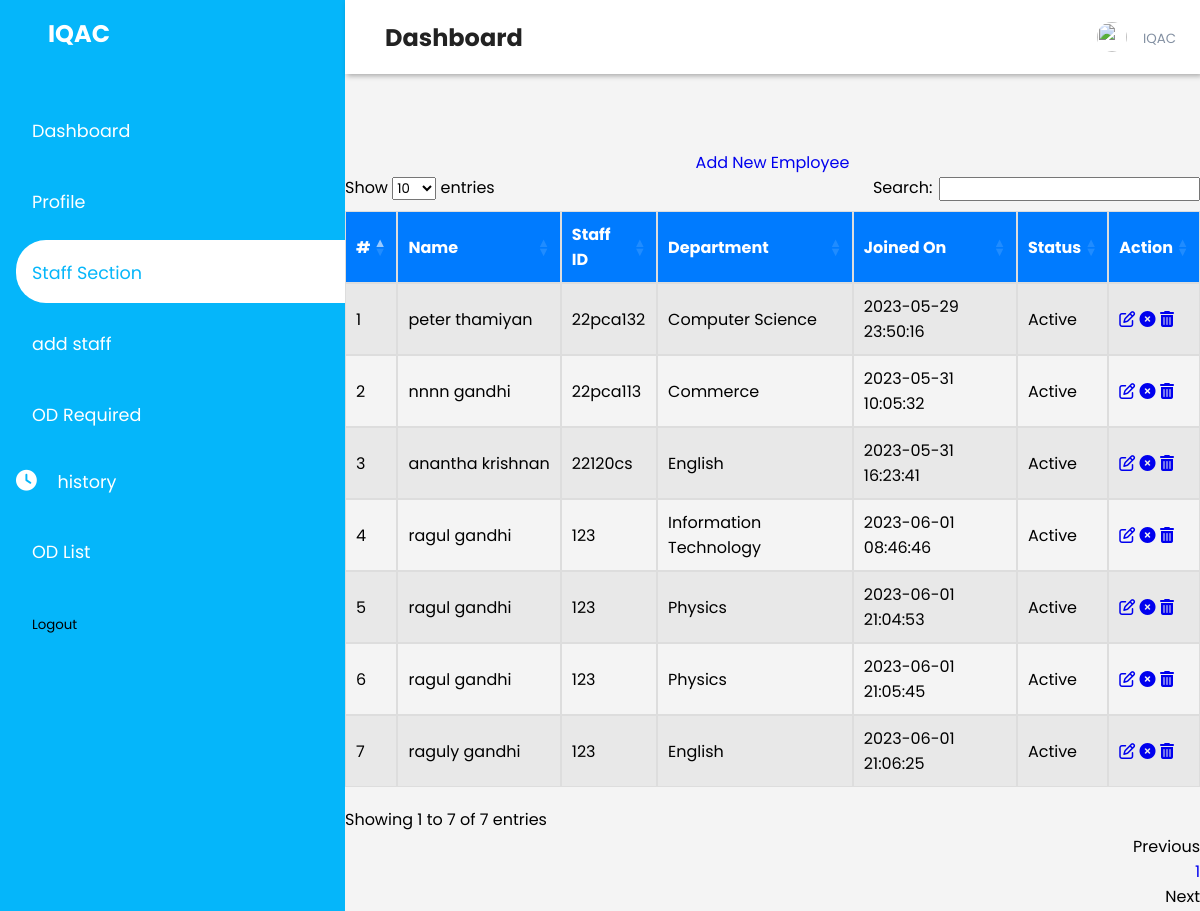
Page /IQAC/employees.php on the committed database.
### tables this page shows
CREATE TABLE `tblemployees` (
  `id` int(11) NOT NULL,
  `EmpId` varchar(150) NOT NULL,
  `FirstName` varchar(150) NOT NULL,
  `LastName` varchar(150) NOT NULL,
  `EmailId` varchar(150) NOT NULL,
  `Password` varchar(150) NOT NULL,
  `Gender` varchar(100) NOT NULL,
  `Dob` date NOT NULL,
  `Department` varchar(150) NOT NULL,
  `Qualification` varchar(150) NOT NULL,
  `Address` varchar(200) NOT NULL,
  `City` varchar(150) NOT NULL,
  `Country` varchar(150) NOT NULL,
  `Phonenumber` int(10) NOT NULL,
  `Status` int(1) NOT NULL,
  `RegDate` timestamp NOT NULL DEFAULT current_timestamp()
);

### IQAC/employees.php (the view, shortened to what this page needs)
<?php
try {
    $dbh = new PDO("mysql:host=" . DB_HOST . ";dbname=" . DB_NAME, DB_USER, DB_PASS, array(PDO::MYSQL_ATTR_INIT_COMMAND => "SET NAMES 'utf8'"));
} catch (PDOException $e) {
    echo "Looks like you don't have any database/connection for this project. Please check your Database Connection and Try Again! </br>";
    exit("Error: " . $e->getMessage());
}
?>
<!doctype html>
<html class="no-js" lang="en">
<?php include 'sidebar.php'; ?>
<?php include 'header.php'; ?>
<head>
    <link rel="stylesheet" href="https://cdn.datatables.net/1.11.0/css/dataTables.bootstrap4.min.css">
</head>
<body>
    <div class="main-content">
        <div class="main-content-inner">
            <div class="row">
                <div class="col-12 mt-5">
                    <div class="card">
                        <div class="card-body">
                            <div class="data-tables">
                                <center><a href="add-employee.php" class="btn btn-sm btn-info">Add New Employee</a></center>
                                <div class="table-responsive">
                                    <table id="dataTable3" class="table table-hover table-striped text-center">
                                        <thead class="text-capitalize">
                                            <tr>
                                                <th>#</th>
                                                <th>Name</th>
                                                <th>Staff ID</th>
                                                <th>Department</th>
                                                <th>Joined On</th>
                                                <th>Status</th>
                                                <th>Action</th>
                                            </tr>
                                        </thead>
                                        <tbody>
                                            <?php
                                            $sql = "SELECT EmpId, FirstName, LastName, Department, Status, RegDate, id FROM tblemployees";
                                            $query = $dbh->prepare($sql);
                                            $query->execute();
                                            $results = $query->fetchAll(PDO::FETCH_OBJ);
                                            $cnt = 1;
                                            if ($query->rowCount() > 0) {
                                                foreach ($results as $result) {
                                            ?>
                                                    <tr>
                                                        <td><?php echo htmlentities($cnt); ?></td>
                                                        <td><?php echo htmlentities($result->FirstName); ?>&nbsp;<?php echo htmlentities($result->LastName); ?></td>
                                                        <td><?php echo htmlentities($result->EmpId); ?></td>
                                                        <td><?php echo htmlentities($result->Department); ?></td>
                                                        <td><?php echo htmlentities($result->RegDate); ?></td>
                                                        <td>
                                                            <?php
                                                            $stats = $result->Status;
                                                            if ($stats) {
                                                            ?>
                                                                <span class="badge badge-pill badge-success">Active</span>
                                                            <?php
                                                            } else {
                                                            ?>
                                                                <span class="badge badge-pill badge-danger">Inactive</span>
                                                            <?php
                                                            }
                                                            ?>
                                                        </td>
                                                        <td>
                                                            <a href="update-employee.php?id=<?php echo htmlentities($result->id); ?>" class="btn btn-sm btn-success"><i class="fa fa-edit"></i></a>
                                                            <?php if ($result->Status == 1) { ?>
                                                                <a href="employees.php?inid=<?php echo htmlentities($result->id); ?>" onclick="return confirm('Are you sure you want to inactive this employee?');" class="btn btn-sm btn-danger"><i class="fa fa-times-circle"></i></a>
                                                            <?php } else { ?>
                                                                <a href="employees.php?id=<?php echo htmlentities($result->id); ?>" onclick="return confirm('Are you sure you want to active this employee?');" class="btn btn-sm btn-primary"><i class="fa fa-check"></i></a>
                                                            <?php } ?>
                                                            <a href="employees.php?delete=<?php echo htmlentities($result->id); ?>" onclick="return confirm('Are you sure you want to delete this employee?');" class="btn btn-sm btn-danger"><i class="fa fa-trash"></i></a>
                                                        </td>
                                                    </tr>
                                            <?php
                                                    $cnt++;
                                                }
                                            } ?>
                                        </tbody>
                                    </table>
                                </div>
                            </div>
                        </div>
                    </div>
                </div>
            </div>
        </div>
    </div>
</body>
</html>

### IQAC/sidebar.css (style rules this page uses)
:root { --main-color:#05b6fa; --color-dark:#5c6968; --text-grey:#8390a2; --difrent:#b5afaf; }
* { padding: 0; margin: 0; box-sizing: border-box; list-style: none; text-decoration: none; font-family: 'Poppins',sans-serif; }
.main-content { transition: margin-left 300ms; margin-left: 345px; }
.main-content { margin-left: 345px; }

### IQAC/employees.php (style rules this page uses)
body { font-family: Arial, sans-serif; background-color: #f4f4f4; }
.main-content-inner { border-collapse: collapse; margin-top: 150px; }
table { width: 100%; border-collapse: collapse; margin-top: 20px; }
th, td { padding: 10px; border: 1px solid #ddd; }
th { background-color: #007bff; color: #fff; font-weight: bold; text-align: left; }
tr:nth-child(even) { background-color: #f9f9f9; }

### rows in the picture
tblemployees: FirstName "peter", LastName "thamiyan", EmpId "22pca132", Department "Computer Science", RegDate "2023-05-29 23:50:16", Status "Active"
tblemployees: FirstName "nnnn", LastName "gandhi", EmpId "22pca113", Department "Commerce", RegDate "2023-05-31 10:05:32", Status "Active"
tblemployees: FirstName "anantha", LastName "krishnan", EmpId "22120cs", Department "English", RegDate "2023-05-31 16:23:41", Status "Active"
tblemployees: FirstName "ragul", LastName "gandhi", EmpId "123", Department "Information Technology", RegDate "2023-06-01 08:46:46", Status "Active"
tblemployees: FirstName "ragul", LastName "gandhi", EmpId "123", Department "Physics", RegDate "2023-06-01 21:04:53", Status "Active"
tblemployees: FirstName "ragul", LastName "gandhi", EmpId "123", Department "Physics", RegDate "2023-06-01 21:05:45", Status "Active"
tblemployees: FirstName "raguly", LastName "gandhi", EmpId "123", Department "English", RegDate "2023-06-01 21:06:25", Status "Active"
